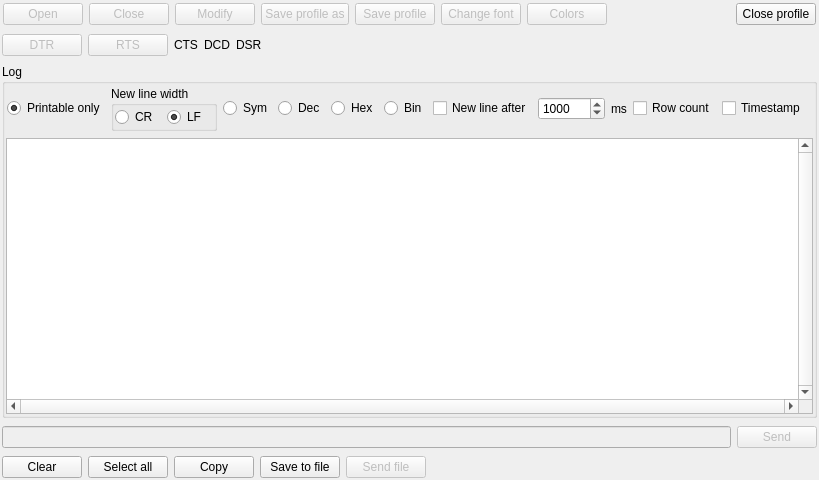
<?xml version="1.0" encoding="UTF-8"?>
<ui version="4.0">
 <class>QDTerminal</class>
 <widget class="QDialog" name="QDTerminal">
  <property name="geometry">
   <rect>
    <x>0</x>
    <y>0</y>
    <width>819</width>
    <height>480</height>
   </rect>
  </property>
  <property name="windowTitle">
   <string>Dialog</string>
  </property>
  <layout class="QVBoxLayout" name="verticalLayout">
   <property name="leftMargin">
    <number>1</number>
   </property>
   <property name="topMargin">
    <number>1</number>
   </property>
   <property name="rightMargin">
    <number>1</number>
   </property>
   <property name="bottomMargin">
    <number>1</number>
   </property>
   <item>
    <widget class="QWidget" name="widget_8" native="true">
     <layout class="QHBoxLayout" name="horizontalLayout_8">
      <property name="leftMargin">
       <number>1</number>
      </property>
      <property name="topMargin">
       <number>1</number>
      </property>
      <property name="rightMargin">
       <number>1</number>
      </property>
      <property name="bottomMargin">
       <number>1</number>
      </property>
      <item>
       <widget class="QWidget" name="widget_3" native="true">
        <layout class="QHBoxLayout" name="horizontalLayout_2">
         <property name="leftMargin">
          <number>1</number>
         </property>
         <property name="topMargin">
          <number>1</number>
         </property>
         <property name="rightMargin">
          <number>1</number>
         </property>
         <property name="bottomMargin">
          <number>1</number>
         </property>
         <item>
          <widget class="QPushButton" name="QPBOpen">
           <property name="enabled">
            <bool>false</bool>
           </property>
           <property name="text">
            <string>Open</string>
           </property>
          </widget>
         </item>
         <item>
          <widget class="QPushButton" name="QPBClose">
           <property name="enabled">
            <bool>false</bool>
           </property>
           <property name="text">
            <string>Close</string>
           </property>
          </widget>
         </item>
         <item>
          <widget class="QPushButton" name="QPBModify">
           <property name="enabled">
            <bool>false</bool>
           </property>
           <property name="text">
            <string>Modify</string>
           </property>
          </widget>
         </item>
         <item>
          <widget class="QPushButton" name="QPBSaveProfileAs">
           <property name="enabled">
            <bool>false</bool>
           </property>
           <property name="text">
            <string>Save profile as</string>
           </property>
          </widget>
         </item>
         <item>
          <widget class="QPushButton" name="QPBSaveProfile">
           <property name="enabled">
            <bool>false</bool>
           </property>
           <property name="text">
            <string>Save profile</string>
           </property>
          </widget>
         </item>
         <item>
          <widget class="QPushButton" name="QPBChangeFont">
           <property name="enabled">
            <bool>false</bool>
           </property>
           <property name="text">
            <string>Change font</string>
           </property>
          </widget>
         </item>
         <item>
          <widget class="QPushButton" name="QPBColors">
           <property name="enabled">
            <bool>false</bool>
           </property>
           <property name="text">
            <string>Colors</string>
           </property>
          </widget>
         </item>
         <item>
          <spacer name="horizontalSpacer_2">
           <property name="orientation">
            <enum>Qt::Horizontal</enum>
           </property>
           <property name="sizeHint" stdset="0">
            <size>
             <width>514</width>
             <height>20</height>
            </size>
           </property>
          </spacer>
         </item>
         <item>
          <widget class="QPushButton" name="QPBCloseProfile">
           <property name="text">
            <string>Close profile</string>
           </property>
           <property name="icon">
            <iconset resource="Resources.qrc">
             <normaloff>:/Icons/Icons/close.png</normaloff>:/Icons/Icons/close.png</iconset>
           </property>
          </widget>
         </item>
        </layout>
       </widget>
      </item>
     </layout>
    </widget>
   </item>
   <item>
    <widget class="QWidget" name="widget_4" native="true">
     <layout class="QHBoxLayout" name="horizontalLayout_5">
      <property name="leftMargin">
       <number>1</number>
      </property>
      <property name="topMargin">
       <number>1</number>
      </property>
      <property name="rightMargin">
       <number>1</number>
      </property>
      <property name="bottomMargin">
       <number>1</number>
      </property>
      <item>
       <widget class="QPushButton" name="QPBDTR">
        <property name="enabled">
         <bool>false</bool>
        </property>
        <property name="text">
         <string>DTR</string>
        </property>
        <property name="checkable">
         <bool>true</bool>
        </property>
       </widget>
      </item>
      <item>
       <widget class="QPushButton" name="QPBRTS">
        <property name="enabled">
         <bool>false</bool>
        </property>
        <property name="text">
         <string>RTS</string>
        </property>
        <property name="checkable">
         <bool>true</bool>
        </property>
       </widget>
      </item>
      <item>
       <widget class="QLabel" name="QLCTS">
        <property name="text">
         <string>CTS</string>
        </property>
        <property name="margin">
         <number>3</number>
        </property>
       </widget>
      </item>
      <item>
       <widget class="QLabel" name="QLDCD">
        <property name="text">
         <string>DCD</string>
        </property>
        <property name="margin">
         <number>3</number>
        </property>
       </widget>
      </item>
      <item>
       <widget class="QLabel" name="QLDSR">
        <property name="text">
         <string>DSR</string>
        </property>
        <property name="margin">
         <number>3</number>
        </property>
       </widget>
      </item>
      <item>
       <widget class="QLabel" name="QLConnection">
        <property name="text">
         <string/>
        </property>
       </widget>
      </item>
      <item>
       <spacer name="horizontalSpacer_3">
        <property name="orientation">
         <enum>Qt::Horizontal</enum>
        </property>
        <property name="sizeHint" stdset="0">
         <size>
          <width>40</width>
          <height>20</height>
         </size>
        </property>
       </spacer>
      </item>
     </layout>
    </widget>
   </item>
   <item>
    <widget class="QWidget" name="widget_2" native="true">
     <property name="sizePolicy">
      <sizepolicy hsizetype="Preferred" vsizetype="Preferred">
       <horstretch>0</horstretch>
       <verstretch>1</verstretch>
      </sizepolicy>
     </property>
     <layout class="QHBoxLayout" name="horizontalLayout">
      <property name="leftMargin">
       <number>1</number>
      </property>
      <property name="topMargin">
       <number>1</number>
      </property>
      <property name="rightMargin">
       <number>1</number>
      </property>
      <property name="bottomMargin">
       <number>1</number>
      </property>
      <item>
       <widget class="QGroupBox" name="groupBox">
        <property name="title">
         <string>Log</string>
        </property>
        <layout class="QVBoxLayout" name="verticalLayout_2">
         <property name="leftMargin">
          <number>1</number>
         </property>
         <property name="topMargin">
          <number>1</number>
         </property>
         <property name="rightMargin">
          <number>1</number>
         </property>
         <property name="bottomMargin">
          <number>1</number>
         </property>
         <item>
          <widget class="QWidget" name="widget_6" native="true">
           <layout class="QHBoxLayout" name="horizontalLayout_4">
            <property name="leftMargin">
             <number>1</number>
            </property>
            <property name="topMargin">
             <number>1</number>
            </property>
            <property name="rightMargin">
             <number>1</number>
            </property>
            <property name="bottomMargin">
             <number>1</number>
            </property>
            <item>
             <widget class="QRadioButton" name="QRBPrintableOnly">
              <property name="text">
               <string>Printable only</string>
              </property>
              <property name="checked">
               <bool>true</bool>
              </property>
             </widget>
            </item>
            <item>
             <widget class="QGroupBox" name="groupBox_2">
              <property name="title">
               <string>New line width</string>
              </property>
              <layout class="QHBoxLayout" name="horizontalLayout_9">
               <property name="leftMargin">
                <number>1</number>
               </property>
               <property name="topMargin">
                <number>1</number>
               </property>
               <property name="rightMargin">
                <number>1</number>
               </property>
               <property name="bottomMargin">
                <number>1</number>
               </property>
               <item>
                <widget class="QRadioButton" name="QRBCR">
                 <property name="text">
                  <string>CR</string>
                 </property>
                </widget>
               </item>
               <item>
                <widget class="QRadioButton" name="QRBLF">
                 <property name="text">
                  <string>LF</string>
                 </property>
                 <property name="checked">
                  <bool>true</bool>
                 </property>
                </widget>
               </item>
              </layout>
             </widget>
            </item>
            <item>
             <widget class="QRadioButton" name="QRBSym">
              <property name="text">
               <string>Sym</string>
              </property>
              <property name="checked">
               <bool>false</bool>
              </property>
             </widget>
            </item>
            <item>
             <widget class="QRadioButton" name="QRBDec">
              <property name="text">
               <string>Dec</string>
              </property>
             </widget>
            </item>
            <item>
             <widget class="QRadioButton" name="QRBHex">
              <property name="text">
               <string>Hex</string>
              </property>
             </widget>
            </item>
            <item>
             <widget class="QRadioButton" name="QRBBin">
              <property name="text">
               <string>Bin</string>
              </property>
             </widget>
            </item>
            <item>
             <widget class="QCheckBox" name="QCBNewLineAfter">
              <property name="text">
               <string>New line after</string>
              </property>
             </widget>
            </item>
            <item>
             <widget class="QSpinBox" name="QSBNewLineAfterMs">
              <property name="maximum">
               <number>999999</number>
              </property>
              <property name="value">
               <number>1000</number>
              </property>
             </widget>
            </item>
            <item>
             <widget class="QLabel" name="label">
              <property name="text">
               <string>ms</string>
              </property>
             </widget>
            </item>
            <item>
             <widget class="QCheckBox" name="QCBRowCount">
              <property name="text">
               <string>Row count</string>
              </property>
             </widget>
            </item>
            <item>
             <widget class="QCheckBox" name="QCBTimestamp">
              <property name="text">
               <string>Timestamp</string>
              </property>
             </widget>
            </item>
            <item>
             <spacer name="horizontalSpacer_4">
              <property name="orientation">
               <enum>Qt::Horizontal</enum>
              </property>
              <property name="sizeHint" stdset="0">
               <size>
                <width>40</width>
                <height>20</height>
               </size>
              </property>
             </spacer>
            </item>
           </layout>
          </widget>
         </item>
         <item>
          <widget class="QPlainTextEdit" name="QPTELog">
           <property name="verticalScrollBarPolicy">
            <enum>Qt::ScrollBarAlwaysOn</enum>
           </property>
           <property name="horizontalScrollBarPolicy">
            <enum>Qt::ScrollBarAlwaysOn</enum>
           </property>
           <property name="readOnly">
            <bool>true</bool>
           </property>
          </widget>
         </item>
        </layout>
       </widget>
      </item>
     </layout>
    </widget>
   </item>
   <item>
    <widget class="QWidget" name="widget_5" native="true">
     <layout class="QHBoxLayout" name="horizontalLayout_6">
      <property name="leftMargin">
       <number>1</number>
      </property>
      <property name="topMargin">
       <number>1</number>
      </property>
      <property name="rightMargin">
       <number>1</number>
      </property>
      <property name="bottomMargin">
       <number>1</number>
      </property>
      <item>
       <widget class="QLineEdit" name="QLESend">
        <property name="enabled">
         <bool>false</bool>
        </property>
       </widget>
      </item>
      <item>
       <widget class="QPushButton" name="QPBSend">
        <property name="enabled">
         <bool>false</bool>
        </property>
        <property name="text">
         <string>Send</string>
        </property>
       </widget>
      </item>
     </layout>
    </widget>
   </item>
   <item>
    <widget class="QWidget" name="widget" native="true">
     <layout class="QHBoxLayout" name="horizontalLayout_3">
      <property name="leftMargin">
       <number>1</number>
      </property>
      <property name="topMargin">
       <number>1</number>
      </property>
      <property name="rightMargin">
       <number>1</number>
      </property>
      <property name="bottomMargin">
       <number>1</number>
      </property>
      <item>
       <widget class="QPushButton" name="QPBClear">
        <property name="text">
         <string>Clear</string>
        </property>
       </widget>
      </item>
      <item>
       <widget class="QPushButton" name="QPBSelectAll">
        <property name="text">
         <string>Select all</string>
        </property>
       </widget>
      </item>
      <item>
       <widget class="QPushButton" name="QPBCopy">
        <property name="text">
         <string>Copy</string>
        </property>
       </widget>
      </item>
      <item>
       <widget class="QPushButton" name="QPBSaveToFile">
        <property name="text">
         <string>Save to file</string>
        </property>
       </widget>
      </item>
      <item>
       <widget class="QPushButton" name="QPBSendFile">
        <property name="enabled">
         <bool>false</bool>
        </property>
        <property name="text">
         <string>Send file</string>
        </property>
       </widget>
      </item>
      <item>
       <spacer name="horizontalSpacer">
        <property name="orientation">
         <enum>Qt::Horizontal</enum>
        </property>
        <property name="sizeHint" stdset="0">
         <size>
          <width>562</width>
          <height>20</height>
         </size>
        </property>
       </spacer>
      </item>
     </layout>
    </widget>
   </item>
  </layout>
 </widget>
 <tabstops>
  <tabstop>QPBOpen</tabstop>
  <tabstop>QPBClose</tabstop>
  <tabstop>QPBModify</tabstop>
  <tabstop>QPBSaveProfileAs</tabstop>
  <tabstop>QPBSaveProfile</tabstop>
  <tabstop>QPBChangeFont</tabstop>
  <tabstop>QPBColors</tabstop>
  <tabstop>QPBCloseProfile</tabstop>
  <tabstop>QPBDTR</tabstop>
  <tabstop>QPBRTS</tabstop>
  <tabstop>QRBPrintableOnly</tabstop>
  <tabstop>QRBCR</tabstop>
  <tabstop>QRBLF</tabstop>
  <tabstop>QRBSym</tabstop>
  <tabstop>QRBDec</tabstop>
  <tabstop>QRBHex</tabstop>
  <tabstop>QRBBin</tabstop>
  <tabstop>QCBNewLineAfter</tabstop>
  <tabstop>QSBNewLineAfterMs</tabstop>
  <tabstop>QCBRowCount</tabstop>
  <tabstop>QCBTimestamp</tabstop>
  <tabstop>QPTELog</tabstop>
  <tabstop>QLESend</tabstop>
  <tabstop>QPBSend</tabstop>
  <tabstop>QPBClear</tabstop>
  <tabstop>QPBSelectAll</tabstop>
  <tabstop>QPBCopy</tabstop>
  <tabstop>QPBSaveToFile</tabstop>
  <tabstop>QPBSendFile</tabstop>
 </tabstops>
 <resources>
  <include location="Resources.qrc"/>
 </resources>
 <connections/>
</ui>
